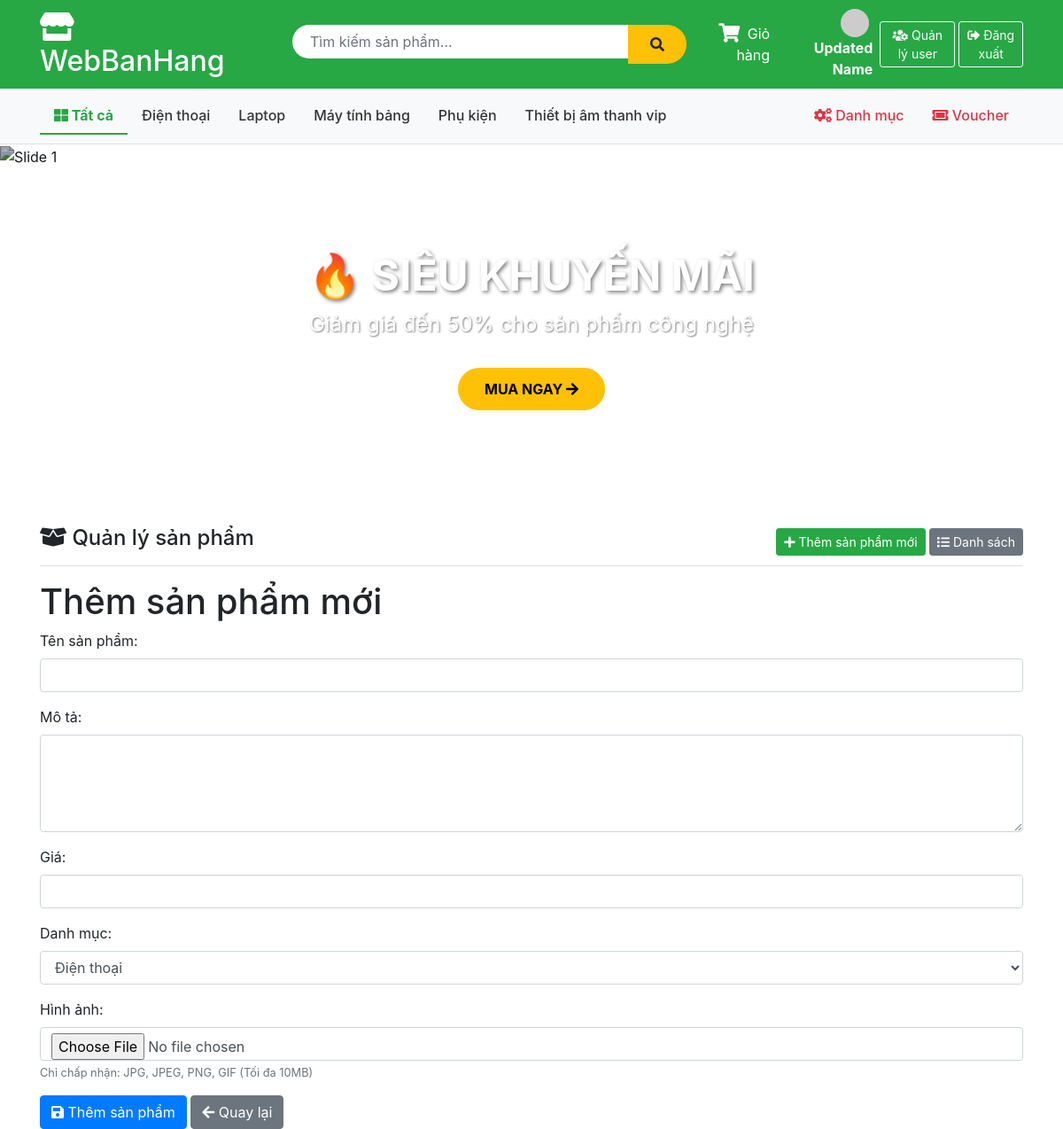
/Product/add (signed in), run on the app's committed database.
### tables this page shows
CREATE TABLE IF NOT EXISTS `category` (
  `id` int NOT NULL AUTO_INCREMENT,
  `name` varchar(100) NOT NULL,
  `description` text,
  PRIMARY KEY (`id`)
);

### app/controllers/ProductController.php (called while the page is built, shortened)
<?php
require_once('app/config/database.php');
require_once('app/models/CategoryModel.php');
require_once('app/helpers/SessionHelper.php');
class ProductController {
    private $db;
    public function __construct() {
        $this->db = (new Database())->getConnection();
    }
    public function add() {
        $categories = (new CategoryModel($this->db))->getCategories();
        include 'app/views/product/add.php';
    }
}
?>

### index.php (called while the page is built, shortened)
<?php
require_once 'app/helpers/SessionHelper.php';
require_once 'app/config/database.php';
$url = $_GET['url'] ?? '';
$url = rtrim($url, '/');
$url = filter_var($url, FILTER_SANITIZE_URL);
$url = explode('/', $url);
$action = isset($url[1]) && $url[1] != '' ? $url[1] : 'index';
$controller = new $controllerName();
call_user_func_array([$controller, $action], array_slice($url, 2));
?>

### app/helpers/SessionHelper.php (called while the page is built, shortened)
<?php
class SessionHelper {
    public static function isLoggedIn() {
        return isset($_SESSION['username']);
    }
    public static function isAdmin() {
        return isset($_SESSION['username']) &&
               isset($_SESSION['role']) &&
               $_SESSION['role'] === 'admin';
    }
}
?>

### app/config/database.php (called while the page is built, shortened)
<?php
class Database {
    private $host = "localhost";
    private $db_name = "my_store";
    private $username = "root";
    private $password = "";
    public function getConnection() {
        $this->conn = null;
        try {
            $this->conn = new PDO(
                "mysql:host=" . $this->host . ";dbname=" . $this->db_name,
                $this->username,
                $this->password
            );
            $this->conn->exec("set names utf8");
        } catch(PDOException $exception) {
            echo "Connection error: " . $exception->getMessage();
        }
        return $this->conn;
    }
}
?>

### app/models/CategoryModel.php (called while the page is built, shortened)
<?php
class CategoryModel {
    private $conn;
    private $table_name = "category";
    public function __construct($db) {
        $this->conn = $db;
    }
    public function getCategories() {
        $query = "SELECT * FROM " . $this->table_name . " ORDER BY id ASC";
        $stmt = $this->conn->prepare($query);
        $stmt->execute();
        return $stmt->fetchAll(PDO::FETCH_OBJ);
    }
}
?>

### app/views/product/add.php (the view, shortened to what this page needs)
<?php include 'app/views/shares/header.php'; ?>
<h1>Thêm sản phẩm mới</h1>
<form method="POST" action="/Product/save" enctype="multipart/form-data">
    <div class="form-group">
        <label for="name">Tên sản phẩm:</label>
        <input type="text" class="form-control" id="name" name="name" required>
    </div>
    <div class="form-group">
        <label for="description">Mô tả:</label>
        <textarea class="form-control" id="description" name="description" rows="4" required></textarea>
    </div>
    <div class="form-group">
        <label for="price">Giá:</label>
        <input type="number" class="form-control" id="price" name="price" step="0.01" required>
    </div>
    <div class="form-group">
        <label for="category_id">Danh mục:</label>
        <select class="form-control" id="category_id" name="category_id" required>
            <?php foreach($categories as $category): ?>
                <option value="<?php echo $category->id; ?>">
                    <?php echo htmlspecialchars($category->name); ?>
                </option>
            <?php endforeach; ?>
        </select>
    </div>
    <div class="form-group">
        <label for="image">Hình ảnh:</label>
        <input type="file" class="form-control" id="image" name="image" accept="image/*">
        <small class="form-text text-muted">Chỉ chấp nhận: JPG, JPEG, PNG, GIF (Tối đa 10MB)</small>
    </div>
    <button type="submit" class="btn btn-primary">
        <i class="fa fa-save"></i> Thêm sản phẩm
    </button>
    <a href="/Product" class="btn btn-secondary">
        <i class="fa fa-arrow-left"></i> Quay lại
    </a>
</form>
<?php include 'app/views/shares/footer.php'; ?>

### app/views/shares/header.php (shortened to what this page needs)
<?php
require_once 'app/helpers/SessionHelper.php';
?>
<!DOCTYPE html>
<html lang="vi">
<head>
    <link href="https://stackpath.bootstrapcdn.com/bootstrap/4.5.2/css/bootstrap.min.css" rel="stylesheet">
    <link rel="stylesheet" href="https://cdnjs.cloudflare.com/ajax/libs/font-awesome/5.15.4/css/all.min.css">
</head>
<body>
    <div class="header-top">
        <div class="container">
            <div class="row align-items-center">
                <div class="col-md-3">
                    <h2 class="text-white mb-0">
                        <a href="/Product" style="color: white; text-decoration: none;">
                            <i class="fas fa-store"></i> WebBanHang
                        </a>
                    </h2>
                </div>
                <div class="col-md-5">
                    <form action="/Product/search" method="GET" class="search-box d-flex">
                        <input type="text" name="keyword" class="form-control"
                               placeholder="Tìm kiếm sản phẩm..."
                               value="<?php echo htmlspecialchars($_GET['keyword'] ?? ''); ?>">
                        <button type="submit" class="btn btn-warning">
                            <i class="fas fa-search"></i>
                        </button>
                    </form>
                </div>
                <div class="col-md-4 text-white text-right d-flex align-items-center justify-content-end">
                    <a href="/Product/cart" class="text-white mr-3 position-relative" style="text-decoration: none;">
                        <span class="cart-icon-wrapper">
                            <i class="fas fa-shopping-cart fa-lg"></i>
                        </span>
                        <span class="ml-1 d-none d-md-inline">Giỏ hàng</span>
                    </a>
                    <?php if (SessionHelper::isLoggedIn()): ?>
                        <a href="/Account/profile" class="text-white mr-2" style="text-decoration:none;">
                            <?php
                            $avatarSrc = !empty($_SESSION['avatar'])
                                ? '/public/' . $_SESSION['avatar']
                                : 'https://ui-avatars.com/api/?name=' . urlencode($_SESSION['fullname'] ?? 'U') . '&size=32&background=fff&color=28a745';
                            ?>
                            <img src="<?= $avatarSrc ?>" class="rounded-circle mr-1" style="width:32px;height:32px;object-fit:cover;">
                            <strong><?= htmlspecialchars($_SESSION['fullname'] ?? $_SESSION['username']) ?></strong>
                        </a>
                        <?php if (SessionHelper::isAdmin()): ?>
                            <a href="/Account/manageUsers" class="btn btn-outline-light btn-sm mr-1">
                                <i class="fas fa-users-cog"></i> Quản lý user
                            </a>
                        <?php endif; ?>
                        <a href="/Account/logout" class="btn btn-outline-light btn-sm">
                            <i class="fas fa-sign-out-alt"></i> Đăng xuất
                        </a>
                    <?php endif; ?>
                </div>
            </div>
        </div>
    </div>
    <div class="category-nav">
        <div class="container">
            <ul class="nav">
                <li class="nav-item">
                    <a class="nav-link <?php echo (!isset($_GET['category'])) ? 'active' : ''; ?>"
                       href="/Product">
                        <i class="fas fa-th-large"></i> Tất cả
                    </a>
                </li>
                <?php
                $db = (new Database())->getConnection();
                $stmt = $db->query("SELECT * FROM category ORDER BY name ASC");
                $cats = $stmt->fetchAll(PDO::FETCH_OBJ);
                foreach ($cats as $cat):
                    $isActive = (isset($_GET['category']) && $_GET['category'] == $cat->id) ? 'active' : '';
                ?>
                <li class="nav-item">
                    <a class="nav-link <?php echo $isActive; ?>"
                       href="/Product?category=<?php echo $cat->id; ?>">
                        <?php echo htmlspecialchars($cat->name); ?>
                    </a>
                </li>
                <?php endforeach; ?>
                <?php if (SessionHelper::isAdmin()): ?>
                <li class="nav-item ml-auto">
                    <a class="nav-link admin-link" href="/Category/list">
                        <i class="fas fa-cogs"></i> Danh mục
                    </a>
                </li>
                <li class="nav-item">
                    <a class="nav-link admin-link" href="/Voucher">
                        <i class="fas fa-ticket-alt"></i> Voucher
                    </a>
                </li>
                <?php endif; ?>
            </ul>
        </div>
    </div>
    <div class="banner-slider">
        <div id="mainSlider" class="carousel slide" data-ride="carousel" data-interval="4000">
            <ol class="carousel-indicators">
                <li data-target="#mainSlider" data-slide-to="0" class="active"></li>
                <li data-target="#mainSlider" data-slide-to="1"></li>
                <li data-target="#mainSlider" data-slide-to="2"></li>
            </ol>
            <div class="carousel-inner">
                <div class="carousel-item active">
                    <img src="https://images.unsplash.com/photo-1607082348824-0a96f2a4b9da?w=1200" alt="Slide 1">
                    <div class="carousel-caption">
                        <h3>🔥 SIÊU KHUYẾN MÃI</h3>
                        <p>Giảm giá đến 50% cho sản phẩm công nghệ</p>
                        <a href="/Product" class="btn-shop-now">MUA NGAY <i class="fas fa-arrow-right"></i></a>
                    </div>
                </div>
            </div>
            <a class="carousel-control-prev" href="#mainSlider" role="button" data-slide="prev">
                <span class="carousel-control-prev-icon"></span>
            </a>
            <a class="carousel-control-next" href="#mainSlider" role="button" data-slide="next">
                <span class="carousel-control-next-icon"></span>
            </a>
        </div>
    </div>
    <div class="container mt-4">
        <div class="d-flex justify-content-between align-items-center mb-3 border-bottom pb-2">
            <h4><i class="fas fa-box-open"></i> Quản lý sản phẩm</h4>
            <?php if (SessionHelper::isAdmin()): ?>
            <div>
                <a href="/Product/add" class="btn btn-success btn-sm">
                    <i class="fas fa-plus"></i> Thêm sản phẩm mới
                </a>
                <a href="/Product" class="btn btn-secondary btn-sm">
                    <i class="fas fa-list"></i> Danh sách
                </a>
            </div>
            <?php endif; ?>
        </div>

### app/views/shares/header.php (style rules this page uses)
.header-top { background: #28a745; padding: 10px 0; }
.search-box { max-width: 600px; margin: 0 auto; }
.search-box input { border-radius: 25px 0 0 25px; border: none; padding: 10px 20px; }
.search-box button { border-radius: 0 25px 25px 0; background: #ffc107; border: none; padding: 10px 25px; }
.category-nav { background: #f8f9fa; padding: 10px 0; border-bottom: 1px solid #dee2e6; }
.category-nav .nav-link { color: #333; font-weight: 500; }
.category-nav .nav-link.active { color: #28a745; font-weight: bold; border-bottom: 2px solid #28a745; }
.admin-link { color: #dc3545 !important; font-weight: bold; }
.cart-icon-wrapper { position: relative; display: inline-block; }
.banner-slider { position: relative; margin-bottom: 30px; }
.banner-slider .carousel-item { height: 400px; }
.banner-slider .carousel-item img { height: 100%; object-fit: cover; filter: brightness(0.7); }
.banner-slider .carousel-caption { bottom: 20%; }
.banner-slider .carousel-caption h3 { font-size: 3rem; font-weight: bold; text-shadow: 2px 2px 4px rgba(0,0,0,0.5); }
.banner-slider .carousel-caption p { font-size: 1.5rem; text-shadow: 1px 1px 2px rgba(0,0,0,0.5); }
.btn-shop-now { background: #ffc107; color: #000; padding: 12px 30px; border-radius: 25px; font-weight: bold; text-decoration: none; display: inline-block; margin-top: 15px; transition: all 0.3s; }

### data on the page
category: name "Điện thoại"
category: name "Laptop"
category: name "Máy tính bảng"
category: name "Phụ kiện"
category: name "Thiết bị âm thanh vip"

### other printed values
$_SESSION['fullname'] "Updated Name"
form field category_id "Điện thoại"
